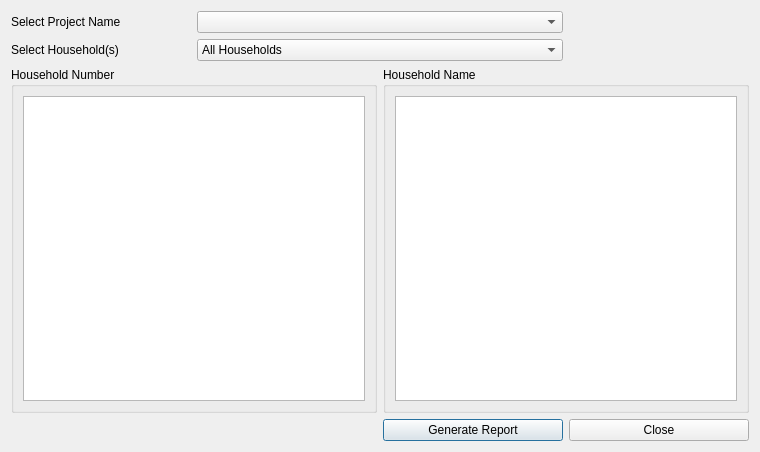
<?xml version="1.0" encoding="UTF-8"?>
<ui version="4.0">
 <class>HouseholdBudget</class>
 <widget class="QDialog" name="HouseholdBudget">
  <property name="geometry">
   <rect>
    <x>0</x>
    <y>0</y>
    <width>760</width>
    <height>452</height>
   </rect>
  </property>
  <property name="minimumSize">
   <size>
    <width>596</width>
    <height>399</height>
   </size>
  </property>
  <property name="windowTitle">
   <string>Report Households by Characteristics</string>
  </property>
  <layout class="QGridLayout" name="gridLayout">
   <item row="0" column="0">
    <widget class="QLabel" name="label">
     <property name="text">
      <string>Select Project Name</string>
     </property>
     <property name="buddy">
      <cstring>cmbProjectNames</cstring>
     </property>
    </widget>
   </item>
   <item row="0" column="1" colspan="2">
    <widget class="QComboBox" name="cmbProjectNames"/>
   </item>
   <item row="1" column="0">
    <widget class="QLabel" name="label_2">
     <property name="text">
      <string>Select Household(s)</string>
     </property>
     <property name="buddy">
      <cstring>cmbHouseholds</cstring>
     </property>
    </widget>
   </item>
   <item row="1" column="1" colspan="2">
    <widget class="QComboBox" name="cmbHouseholds">
     <item>
      <property name="text">
       <string>All Households</string>
      </property>
     </item>
     <item>
      <property name="text">
       <string>Select Particular Households</string>
      </property>
     </item>
    </widget>
   </item>
   <item row="2" column="0" rowspan="2" colspan="2">
    <widget class="QGroupBox" name="groupBox">
     <property name="title">
      <string>Household Number</string>
     </property>
     <layout class="QVBoxLayout" name="verticalLayout_6">
      <item>
       <widget class="QListView" name="listViewHNumbers">
        <property name="alternatingRowColors">
         <bool>true</bool>
        </property>
        <property name="selectionMode">
         <enum>QAbstractItemView::MultiSelection</enum>
        </property>
       </widget>
      </item>
     </layout>
    </widget>
   </item>
   <item row="2" column="2" rowspan="2" colspan="2">
    <widget class="QGroupBox" name="groupBox_2">
     <property name="title">
      <string>Household Name</string>
     </property>
     <layout class="QVBoxLayout" name="verticalLayout_5">
      <item>
       <widget class="QListView" name="listViewHNames">
        <property name="alternatingRowColors">
         <bool>true</bool>
        </property>
        <property name="selectionMode">
         <enum>QAbstractItemView::NoSelection</enum>
        </property>
       </widget>
      </item>
     </layout>
    </widget>
   </item>
   <item row="4" column="2">
    <widget class="QPushButton" name="cmdGenerateReport">
     <property name="text">
      <string>Generate Report</string>
     </property>
    </widget>
   </item>
   <item row="4" column="3">
    <widget class="QPushButton" name="cmdClose">
     <property name="text">
      <string>Close</string>
     </property>
    </widget>
   </item>
  </layout>
 </widget>
 <tabstops>
  <tabstop>cmbProjectNames</tabstop>
  <tabstop>cmbHouseholds</tabstop>
  <tabstop>listViewHNumbers</tabstop>
  <tabstop>listViewHNames</tabstop>
 </tabstops>
 <resources/>
 <connections>
  <connection>
   <sender>cmdClose</sender>
   <signal>clicked()</signal>
   <receiver>HouseholdBudget</receiver>
   <slot>mdiClose()</slot>
   <hints>
    <hint type="sourcelabel">
     <x>700</x>
     <y>419</y>
    </hint>
    <hint type="destinationlabel">
     <x>543</x>
     <y>340</y>
    </hint>
   </hints>
  </connection>
  <connection>
   <sender>cmdGenerateReport</sender>
   <signal>clicked()</signal>
   <receiver>HouseholdBudget</receiver>
   <slot>writeSpreadsheet()</slot>
   <hints>
    <hint type="sourcelabel">
     <x>458</x>
     <y>419</y>
    </hint>
    <hint type="destinationlabel">
     <x>450</x>
     <y>325</y>
    </hint>
   </hints>
  </connection>
  <connection>
   <sender>cmbProjectNames</sender>
   <signal>currentIndexChanged(int)</signal>
   <receiver>HouseholdBudget</receiver>
   <slot>getHouseholds()</slot>
   <hints>
    <hint type="sourcelabel">
     <x>413</x>
     <y>26</y>
    </hint>
    <hint type="destinationlabel">
     <x>415</x>
     <y>60</y>
    </hint>
   </hints>
  </connection>
 </connections>
 <slots>
  <slot>mdiClose()</slot>
  <slot>getReportData()</slot>
  <slot>writeSpreadsheet()</slot>
  <slot>getHouseholds()</slot>
 </slots>
</ui>
